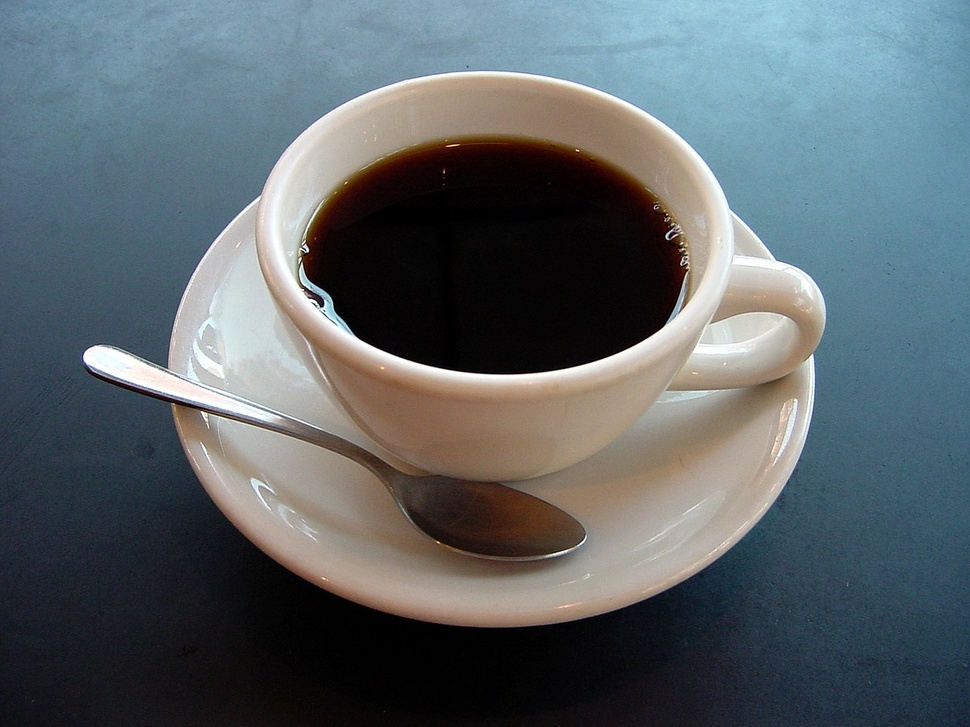
#> input picture Edge and Region/coffee cup.JPG, 970 x 727 px, shrunk from 1280 x 960 before the run, found by its file name
$ python edge_and_region_02.py
#> lines starting #> are read from the running program, lines starting #| are printed output that depends on the picture; after the words box and inside, x2 and y2 are one past the last pixel; in counts of white or black regions, pixels touching at a corner belong together
import cv2 as cv
import numpy as np
import matplotlib.pyplot as plt

img = cv.imread('coffee cup.jpg')
#> img is the input picture: shape (727, 970, 3); mean B, G, R 105.3, 100.9, 92.1
img_result = cv.imread('coffee cup.jpg')

gray = cv.cvtColor(img_result, cv.COLOR_BGR2GRAY)
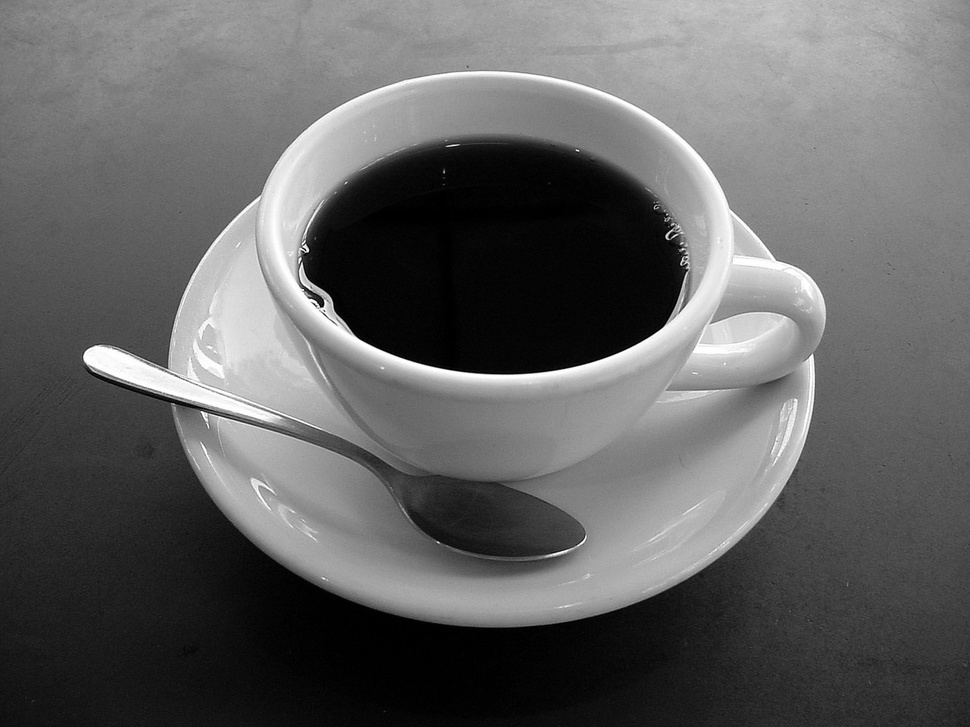
#> gray: shape (727, 970); min 0, max 255, mean 98.8

canny1 = cv.Canny(gray,100,200)
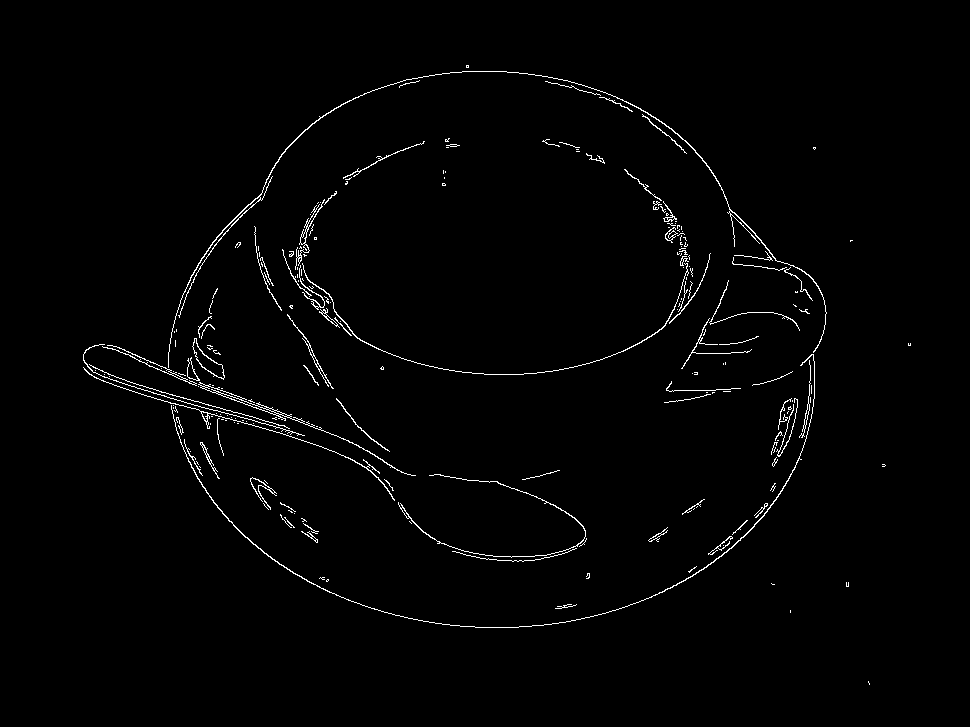
#> canny1: shape (727, 970); 1.4% white in thin lines or dots, all inside (x1, y1, x2, y2) = (83, 65, 911, 685)

lines = cv.HoughLinesP(canny1,10,np.pi/180.,120,minLineLength=7,maxLineGap=12)
#> lines = 433 rows, first 6: [153, 393, 295, 432], [281, 414, 358, 445], [102, 344, 207, 390], [300, 331, 343, 408], [195, 408, 237, 421], [244, 398, 285, 420]

if lines is not None: # 라인 정보를 받았으면
    for i in range(lines.shape[0]):
        pt1 = (lines[i][0][0], lines[i][0][1]) # 시작점 좌표 x,y
        pt2 = (lines[i][0][2], lines[i][0][3]) # 끝점 좌표, 가운데는 무조건 0
        cv.line(img_result, pt1, pt2,(255, 0, 0), 2, cv.LINE_AA)
#> this loop made 433 passes
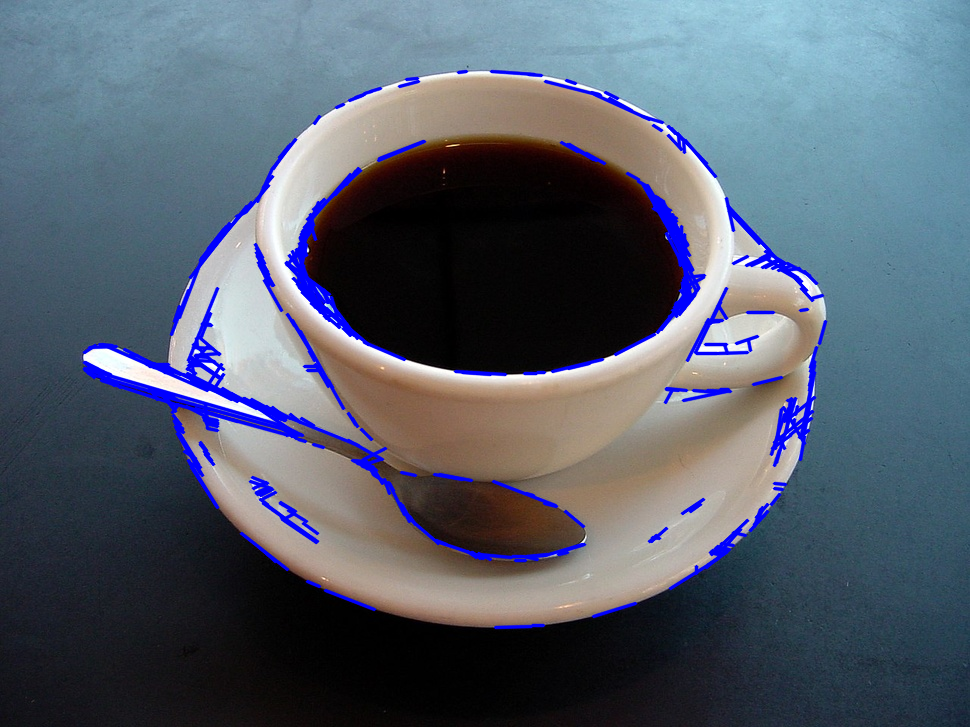
#> img_result: shape (727, 970, 3); 4.71% of pixels changed, all inside (x1, y1, x2, y2) = (82, 69, 828, 630)


plt.subplot(1, 2, 1)
plt.imshow(img)
plt.title('Original')
plt.axis('off')

plt.subplot(1, 2, 2)
plt.imshow(img_result)
plt.title('Result')
plt.axis('off')

plt.show()
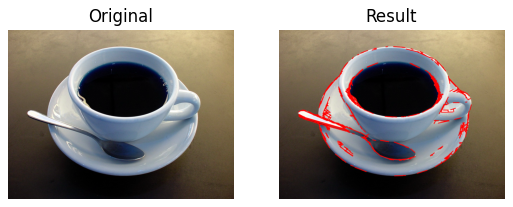
#> figure drawn by matplotlib, 2 panels; B, G, R data is drawn as R, G, B

$ run again, with Edge and Region/dabotop.jpg copied over Edge and Region/coffee cup.JPG
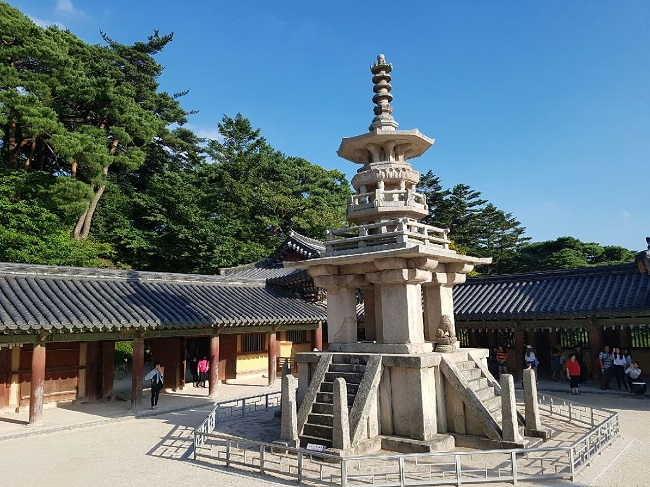
#> input picture Edge and Region/dabotop.jpg, 650 x 487 px, found by its file name
#> img is the input picture: shape (487, 650, 3); mean B, G, R 123.4, 116.1, 96.8
#> `canny1 = cv.Canny(gray,100,200)`:
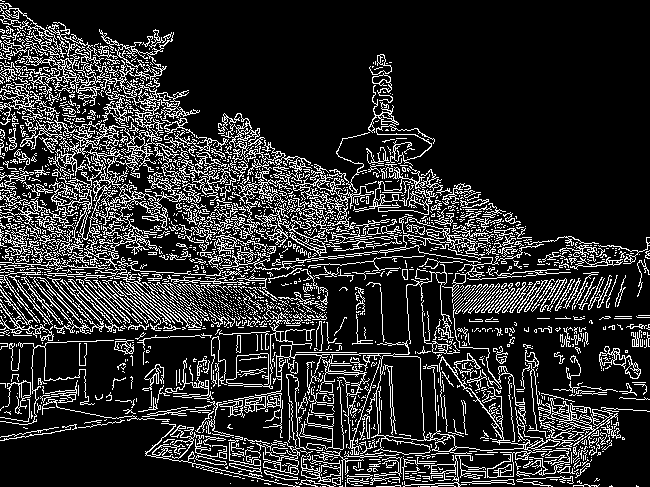
#> canny1: shape (487, 650); 17.4% white in thin lines or dots
#> lines = 1919 rows, first 6: [489, 274, 556, 310], [218, 124, 388, 210], [7, 3, 290, 329], [383, 215, 542, 272], [0, 29, 346, 213], [270, 224, 334, 264]
#> the loop `for i in range(lines.shape[0]):` made 1919 passes
#> `plt.show()`:
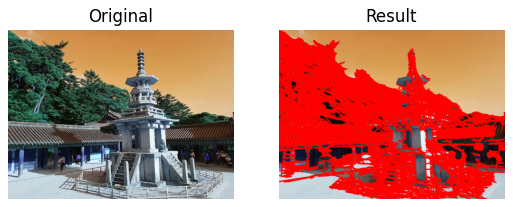
#> figure drawn by matplotlib, 2 panels; B, G, R data is drawn as R, G, B
